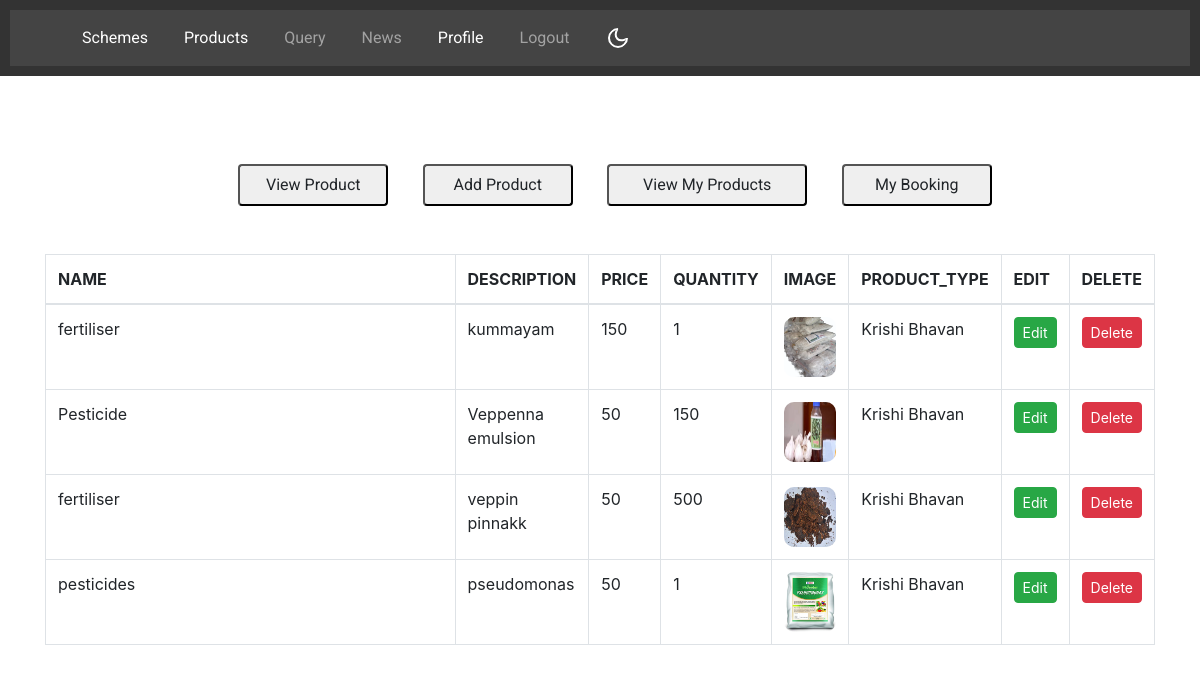
Page /view_add_prod (signed in) on the committed database.
### officer_management/models.py (models this page shows)
class Products(models.Model):
    uid = models.ForeignKey(Register,on_delete=models.CASCADE,null=True)
    name = models.CharField(max_length=50,default='')
    description = models.CharField(max_length=50,default='')
    price = models.CharField(max_length=50,default='')
    quantity = models.CharField(max_length=50,default='')
    Unit = models.CharField('Unit',choices=Unit,default='peice',max_length=250)
    image =  models.FileField()
    product_type = models.CharField(max_length=50,default='')
    no_of_remaining_items = models.CharField(max_length=50,default='',null=True)

### shop_management/views.py (the view)
# urls.py: path('view_add_prod',views.view_add_prod),
def view_add_prod(request):
    c=Register.objects.get(id=request.session['userid'])
    k=c.id
    print(c.id)
    a = Products.objects.filter(uid=c)
    print(request.session['userid'])
    return render(request,'view_add_products.html',{'a':a})

### officer_management/templates/view_add_products.html
{% extends 'layout.html' %}
{% block content %}
<br><br>
    <div class="container">
        <br><br><br><br>
        <center>
            <button style="margin-left: 30px; width: 150px;"><a class="btn btn-ash btn-md" href="/view_products">View Product</a></button>
            <button style="margin-left: 30px; width: 150px;"><a class="btn btn-ash btn-md" href="/add_products">Add Product</a></button>
            <button style="margin-left: 30px; width: 200px;"><a class="btn btn-ash btn-md" href="/view_add_products">View My Products</a></button>
            <button style="margin-left: 30px; width: 150px;"><a class="btn btn-ash btn-md" href="/view_booking">My Booking</a></button>
            </center><br><br>
        <table class="table table-bordered table-hover">
            <thead>
                <tr>
                    <th scope="col">NAME</th>
                    <th scope="col">DESCRIPTION</th>
                    <th scope="col">PRICE</th>
                    <th scope="col">QUANTITY</th>
                    <th scope="col">IMAGE</th>
                    <th scope="col">PRODUCT_TYPE</th>
                    <th scope="col">EDIT</th>
                    <th scope="col">DELETE</th>
                </tr>
            </thead>
            <tbody>
                {% for product in a %}
                <tr>
                    <td>{{ product.name }}</td>
                    <td>{{ product.description }}</td>
                    <td>{{ product.price }}</td>
                    <td>{{ product.quantity }}</td>
                    <td><img src="{{ product.image.url }}" style="width: 60px; height: 60px;" alt="{{ product.name }}"></td>
                    <td>{{ product.product_type }}</td>
                    <td><a class="btn btn-success btn-sm" href="/edit_products/{{ product.id }}">Edit</a></td>
                    <td><a class="btn btn-danger btn-sm" href="/delete_products/{{ product.id }}"
                        onclick="return confirm('Are you sure you want to delete this product?')">Delete</a></td>
                </tr>
                {% endfor %}
            </tbody>
        </table>
    </div>
{% endblock %}

### farmer/templates/layout.html (style rules this page uses)
body, h1, p { margin: 0; padding: 0; }
body { font-family: Arial, sans-serif; }
.container { max-width: 1200px; margin: 0 auto; padding: 20px; }

### rows in the picture
Products: name "fertiliser", description "kummayam", price "150", quantity "1", image (picture), product_type "Krishi Bhavan"
Products: name "Pesticide", description "Veppenna emulsion", price "50", quantity "150", image (picture), product_type "Krishi Bhavan"
Products: name "fertiliser", description "veppin pinnakk", price "50", quantity "500", image (picture), product_type "Krishi Bhavan"
Products: name "pesticides", description "pseudomonas", price "50", quantity "1", image (picture), product_type "Krishi Bhavan"
